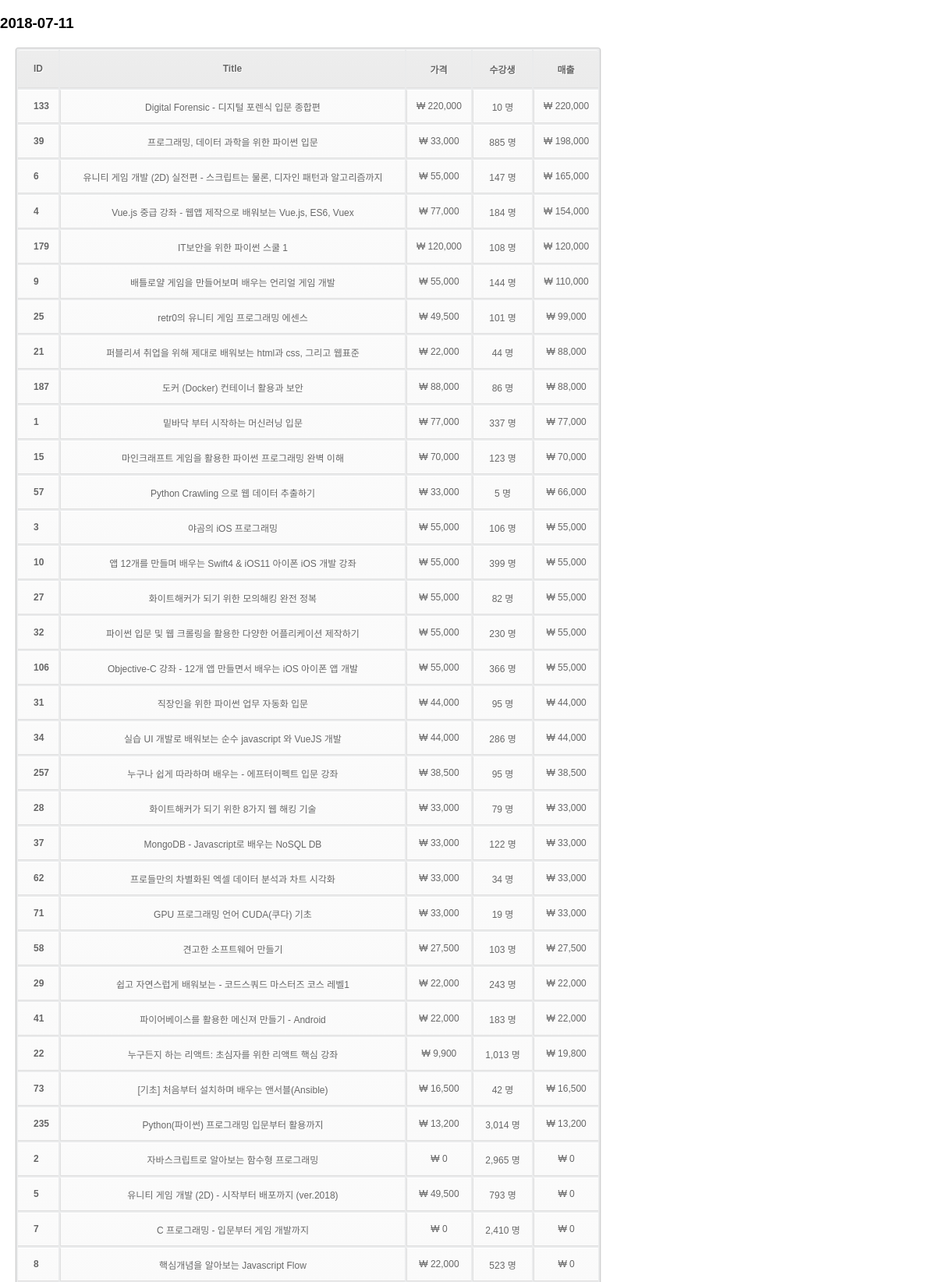
Page /daily/2018-07-11 (upper part) on the committed database.
### tables this page shows
CREATE TABLE COURSES (
	ID INTEGER PRIMARY KEY,
	URL STRING UNIQUE,
	TITLE STRING,
	RELEASE_DATE STRING
);

### app.py (the view)
@app.route('/daily/<date>')
def daily_index(date):
	sql = "SELECT COURSES.ID, COURSES.TITLE, A.PRICE, A.STUDENT_COUNT, SUM((A.STUDENT_COUNT - B.STUDENT_COUNT) * A.PRICE) AS REVENUE, A.UPDATE_DATE FROM COURSES, SALES A, SALES B WHERE COURSES.ID = A.ID AND A.ID = B.ID AND A.UPDATE_DATE = DATE(B.UPDATE_DATE, '+1 day') AND A.UPDATE_DATE = (?) GROUP BY A.ID, A.UPDATE_DATE ORDER BY REVENUE DESC"
	cur = g.db.execute(sql, [date])
	courses = [dict(ID=row[0], TITLE=row[1], PRICE=format(int(row[2]), ','), STUDENT_COUNT=format(int(row[3]), ','), REVENUE=format(int(row[4]), ','), UPDATE_DATE=row[5]) for row in cur.fetchall()]
	return render_template('daily.html', DATE=date, COURSES=courses)

### app.py (called while the page is built)
def connect_db():
	return sqlite3.connect(app.config['DATABASE'])

@app.before_request
def before_request():
	g.db = connect_db()

@app.teardown_request
def teardown_request(exception):
	g.db.close()

### templates/daily.html (shortened to what this page needs)
<!DOCTYPE html>
<html>
<link rel="stylesheet" href={{ url_for('static', filename='css/table_style.css') }}>
	<head>
	</head>
	<body>
		<div class="box">
			<div class="box-header">
				<h3 class="box-title">  {{ DATE }}</h3>
			</div>
			<div class="box-body">
				<table id="date-table" class="table table-bordered">
					<thead>
						<tr>
							<th>ID</th>
							<th>Title</th>
							<th>가격</th>
							<th>수강생</th>
							<th>매출</th>
						</tr>
					</thead>
					<tbody>
						{% for COURSE in COURSES %}
						<tr>
							<td> <a href="../course/{{ COURSE.ID }}"> {{ COURSE.ID }} </a></td>
							<td> {{ COURSE.TITLE }} </td>
							<td> ₩ {{ COURSE.PRICE }} </td>
							<td> {{ COURSE.STUDENT_COUNT }} 명</td>
							<td> ₩ {{ COURSE.REVENUE }} </td>
						</tr>
						{% endfor %}
					</tbody>
				</table>
			</div>
		</div>
	</body>
</html>

### static/css/table_style.css (style rules this page uses)
body { font-family:Arial, Helvetica, sans-serif; margin:0 auto; }
a:link { color: #666; font-weight: bold; text-decoration:none; }
table a:link { color: #666; font-weight: bold; text-decoration:none; }
table { font-family:Arial, Helvetica, sans-serif; color:#666; font-size:12px; text-shadow: 1px 1px 0px #fff; background:#eaebec; margin:20px; border:#ccc 1px solid; -moz-border-radius:3px; -webkit-border-radius:3px; border-radius:3px; -moz-box-shadow: 0 1px 2px #d1d1d1; -webkit-box-shadow: 0 1px 2px #d1d1d1; box-shadow: 0 1px 2px #d1d1d1; }
table th { padding:15px; border-top:1px solid #fafafa; border-bottom:1px solid #e0e0e0; background: #ededed; background: -webkit-gradient(linear, left top, left bottom, from(#ededed), to(#ebebeb)); background: -moz-linear-gradient(top, #ededed, #ebebeb); }
table th:first-child { text-align: left; padding-left:20px; }
table tr:first-child th:first-child { -moz-border-radius-topleft:3px; -webkit-border-top-left-radius:3px; border-top-left-radius:3px; }
table tr:first-child th:last-child { -moz-border-radius-topright:3px; -webkit-border-top-right-radius:3px; border-top-right-radius:3px; }
table tr { text-align: center; padding-left:20px; }
table tr td:first-child { text-align: left; padding-left:20px; border-left: 0; }
table tr td { padding:12px; border-top: 1px solid #ffffff; border-bottom:1px solid #e0e0e0; border-left: 1px solid #e0e0e0; background: #fafafa; background: -webkit-gradient(linear, left top, left bottom, from(#fbfbfb), to(#fafafa)); background: -moz-linear-gradient(top, #fbfbfb, #fafafa); }

### rows in the picture
COURSES: ID "133", TITLE "Digital Forensic - 디지털 포렌식 입문 종합편", PRICE "220,000", STUDENT_COUNT "10", REVENUE "220,000"
COURSES: ID "39", TITLE "프로그래밍, 데이터 과학을 위한 파이썬 입문", PRICE "33,000", STUDENT_COUNT "885", REVENUE "198,000"
COURSES: ID "6", TITLE "유니티 게임 개발 (2D) 실전편 - 스크립트는 물론, 디자인 패턴과 알고리즘까지", PRICE "55,000", STUDENT_COUNT "147", REVENUE "165,000"
COURSES: ID "4", TITLE "Vue.js 중급 강좌 - 웹앱 제작으로 배워보는 Vue.js, ES6, Vuex", PRICE "77,000", STUDENT_COUNT "184", REVENUE "154,000"
COURSES: ID "179", TITLE "IT보안을 위한 파이썬 스쿨 1", PRICE "120,000", STUDENT_COUNT "108", REVENUE "120,000"
COURSES: ID "9", TITLE "배틀로얄 게임을 만들어보며 배우는 언리얼 게임 개발", PRICE "55,000", STUDENT_COUNT "144", REVENUE "110,000"
COURSES: ID "25", TITLE "retr0의 유니티 게임 프로그래밍 에센스", PRICE "49,500", STUDENT_COUNT "101", REVENUE "99,000"
COURSES: ID "21", TITLE "퍼블리셔 취업을 위해 제대로 배워보는 html과 css, 그리고 웹표준", PRICE "22,000", STUDENT_COUNT "44", REVENUE "88,000"
COURSES: ID "187", TITLE "도커 (Docker) 컨테이너 활용과 보안", PRICE "88,000", STUDENT_COUNT "86", REVENUE "88,000"
COURSES: ID "1", TITLE "밑바닥 부터 시작하는 머신러닝 입문", PRICE "77,000", STUDENT_COUNT "337", REVENUE "77,000"
COURSES: ID "15", TITLE "마인크래프트 게임을 활용한 파이썬 프로그래밍 완벽 이해", PRICE "70,000", STUDENT_COUNT "123", REVENUE "70,000"
COURSES: ID "57", TITLE "Python Crawling 으로 웹 데이터 추출하기", PRICE "33,000", STUDENT_COUNT "5", REVENUE "66,000"
COURSES: ID "3", TITLE "야곰의 iOS 프로그래밍", PRICE "55,000", STUDENT_COUNT "106", REVENUE "55,000"
COURSES: ID "10", TITLE "앱 12개를 만들며 배우는 Swift4 & iOS11 아이폰 iOS 개발 강좌", PRICE "55,000", STUDENT_COUNT "399", REVENUE "55,000"
COURSES: ID "27", TITLE "화이트해커가 되기 위한 모의해킹 완전 정복", PRICE "55,000", STUDENT_COUNT "82", REVENUE "55,000"
COURSES: ID "32", TITLE "파이썬 입문 및 웹 크롤링을 활용한 다양한 어플리케이션 제작하기", PRICE "55,000", STUDENT_COUNT "230", REVENUE "55,000"
COURSES: ID "106", TITLE "Objective-C 강좌 - 12개 앱 만들면서 배우는 iOS 아이폰 앱 개발", PRICE "55,000", STUDENT_COUNT "366", REVENUE "55,000"
COURSES: ID "31", TITLE "직장인을 위한 파이썬 업무 자동화 입문", PRICE "44,000", STUDENT_COUNT "95", REVENUE "44,000"
COURSES: ID "34", TITLE "실습 UI 개발로 배워보는 순수 javascript 와 VueJS 개발", PRICE "44,000", STUDENT_COUNT "286", REVENUE "44,000"
COURSES: ID "257", TITLE "누구나 쉽게 따라하며 배우는 - 에프터이펙트 입문 강좌", PRICE "38,500", STUDENT_COUNT "95", REVENUE "38,500"
COURSES: ID "28", TITLE "화이트해커가 되기 위한 8가지 웹 해킹 기술", PRICE "33,000", STUDENT_COUNT "79", REVENUE "33,000"
COURSES: ID "37", TITLE "MongoDB - Javascript로 배우는 NoSQL DB", PRICE "33,000", STUDENT_COUNT "122", REVENUE "33,000"
COURSES: ID "62", TITLE "프로들만의 차별화된 엑셀 데이터 분석과 차트 시각화", PRICE "33,000", STUDENT_COUNT "34", REVENUE "33,000"
COURSES: ID "71", TITLE "GPU 프로그래밍 언어 CUDA(쿠다) 기초", PRICE "33,000", STUDENT_COUNT "19", REVENUE "33,000"
COURSES: ID "58", TITLE "견고한 소프트웨어 만들기", PRICE "27,500", STUDENT_COUNT "103", REVENUE "27,500"
COURSES: ID "29", TITLE "쉽고 자연스럽게 배워보는 - 코드스쿼드 마스터즈 코스 레벨1", PRICE "22,000", STUDENT_COUNT "243", REVENUE "22,000"
COURSES: ID "41", TITLE "파이어베이스를 활용한 메신져 만들기 - Android", PRICE "22,000", STUDENT_COUNT "183", REVENUE "22,000"
COURSES: ID "22", TITLE "누구든지 하는 리액트: 초심자를 위한 리액트 핵심 강좌", PRICE "9,900", STUDENT_COUNT "1,013", REVENUE "19,800"
COURSES: ID "73", TITLE "[기초] 처음부터 설치하며 배우는 앤서블(Ansible)", PRICE "16,500", STUDENT_COUNT "42", REVENUE "16,500"
COURSES: ID "235", TITLE "Python(파이썬) 프로그래밍 입문부터 활용까지", PRICE "13,200", STUDENT_COUNT "3,014", REVENUE "13,200"
COURSES: ID "2", TITLE "자바스크립트로 알아보는 함수형 프로그래밍", PRICE "0", STUDENT_COUNT "2,965", REVENUE "0"
COURSES: ID "5", TITLE "유니티 게임 개발 (2D) - 시작부터 배포까지 (ver.2018)", PRICE "49,500", STUDENT_COUNT "793", REVENUE "0"
COURSES: ID "7", TITLE "C 프로그래밍 - 입문부터 게임 개발까지", PRICE "0", STUDENT_COUNT "2,410", REVENUE "0"
COURSES: ID "8", TITLE "핵심개념을 알아보는 Javascript Flow", PRICE "22,000", STUDENT_COUNT "523", REVENUE "0"

### other values in the picture
{{ DATE }} "2018-07-11"
